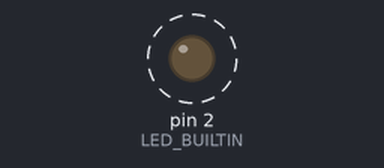
The sketch below on a simulated Arduino Uno, built with avr-gcc and run on an emulated ATmega328P. On the bench: output pins drawn as LEDs (lit = HIGH). Dashed ring = blinking.

Above: at 0.5 s.
Timing chart, 0 to 4.6 s (numbered marks = the images above):
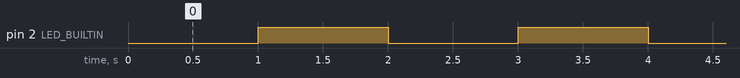

Measured:
- by itself, pin 2 (LED_BUILTIN): alternates HIGH for 1.0 s and LOW for 1.0 s

The sketch:

probando_NodeMCU.ino
```cpp
#define LED_BUILTIN 2

void setup() {
  // El LED integrado está conectado al pin 2.
  pinMode(LED_BUILTIN, OUTPUT);
}

void loop() {
  // Encender el LED (Está conectado con una resistencia pull-up,
  // por eso se enciende si el pin está a nivel bajo)
  digitalWrite(LED_BUILTIN, LOW);
  delay(1000); // Esperar un segundo
  // Apagar el LED
  digitalWrite(LED_BUILTIN, HIGH);
  delay(1000); // Esperar un segundo
}
```
